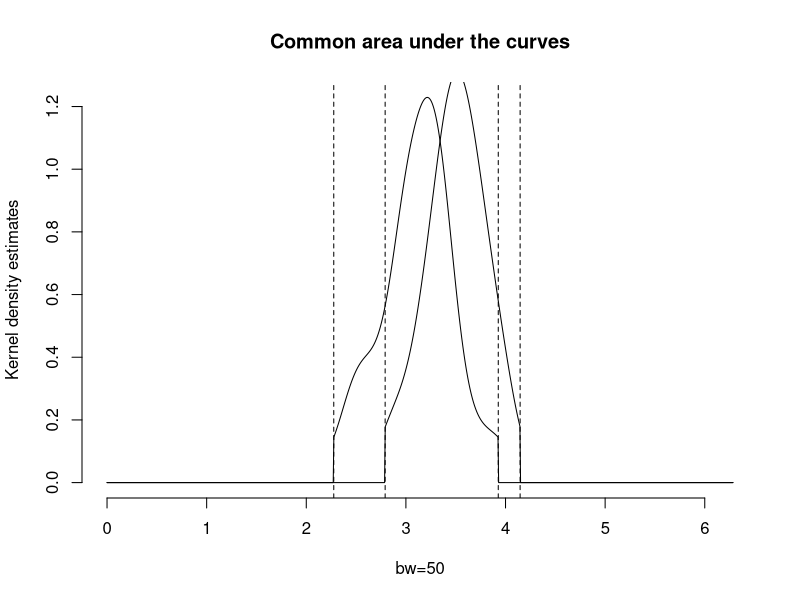

This chart was generated by the following R code:
library(circular)


### Name: totalvariation.circular
### Title: Conditional total variation distance between two circular
###   samples.
### Aliases: totalvariation.circular
### Keywords: univariate

### ** Examples

x <- rvonmises(100, circular(pi), 10)
y <- rvonmises(100, circular(pi+pi/8), 10)
res <- totalvariation.circular(x,y,bw=50)
plot(res)
